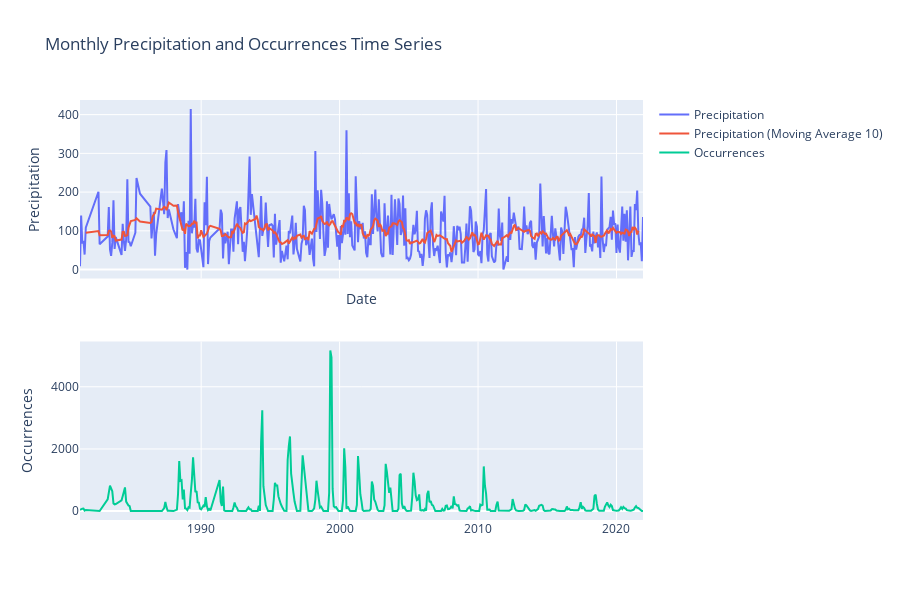

Notebook code for this chart:
### Code cell
# Calculate moving average for temperature
window_size = 10  # Adjust the window size as needed
monthly_data['Precipitation_MA'] = monthly_data['Precipitation'].rolling(window_size, center=True).mean()

# Create the subplots with shared x-axis
fig = make_subplots(rows=2, cols=1, shared_xaxes=True)

# Add temperature line
fig.add_trace(go.Scatter(x=monthly_data['date'], y=monthly_data['Precipitation'], mode='lines', name='Precipitation'), row=1, col=1)

# Add moving average line for temperature
fig.add_trace(go.Scatter(x=monthly_data['date'], y=monthly_data['Precipitation_MA'], mode='lines', name=f'Precipitation (Moving Average {window_size})'), row=1, col=1)

# Add occurrences line
fig.add_trace(go.Scatter(x=monthly_data['date'], y=monthly_data['occurrenceStatus'], mode='lines', name='Occurrences'), row=2, col=1)

# Set layout
fig.update_layout(title='Monthly Precipitation and Occurrences Time Series',
                  xaxis_title='Date',
                  yaxis_title='Precipitation',
                  yaxis2_title='Occurrences',
                  height=600)

# Show the plot
fig.show()

### Figure 1 — Plotly figure (JSON) as saved in the notebook; plotly's stock layout.template omitted (floating-point values rounded to 4 significant figures; data arrays with more than 128 entries replaced by an {"elided": "..."} marker saying what was removed)
{"data": [{"mode": "lines", "name": "Precipitation", "type": "scatter", "x": {"elided": "419 str values"}, "xaxis": "x", "y": {"elided": "419 float values"}, "yaxis": "y"}, {"mode": "lines", "name": "Precipitation (Moving Average 10)", "type": "scatter", "x": {"elided": "419 str values"}, "xaxis": "x", "y": {"elided": "419 float values"}, "yaxis": "y"}, {"mode": "lines", "name": "Occurrences", "type": "scatter", "x": {"elided": "419 str values"}, "xaxis": "x2", "y": {"elided": "419 int values"}, "yaxis": "y2"}], "layout": {"height": 600, "title": {"text": "Monthly Precipitation and Occurrences Time Series"}, "xaxis": {"anchor": "y", "domain": [0, 1], "matches": "x2", "showticklabels": false, "title": {"text": "Date"}}, "xaxis2": {"anchor": "y2", "domain": [0, 1]}, "yaxis": {"anchor": "x", "domain": [0.575, 1], "title": {"text": "Precipitation"}}, "yaxis2": {"anchor": "x2", "domain": [0, 0.425], "title": {"text": "Occurrences"}}}}
